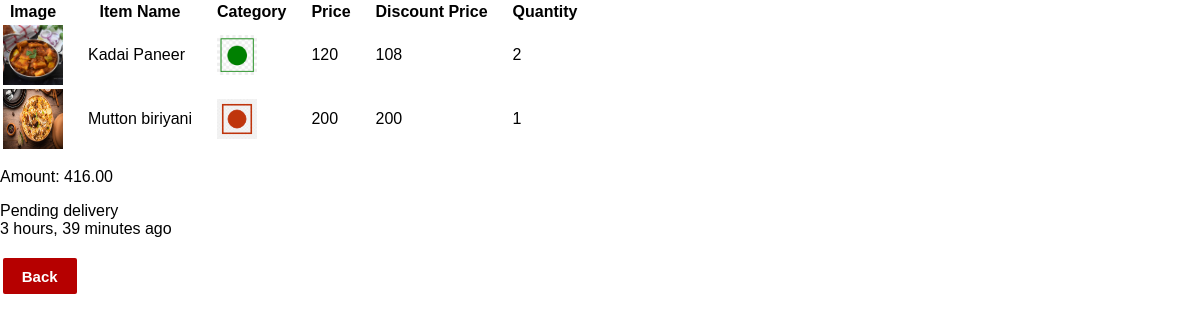
Page /order_view/7/ on the committed database.
### base/models.py (models this page shows, shortened)
class OrderItem(models.Model):
    order = models.ForeignKey(Order, on_delete=models.CASCADE)
    items = models.ForeignKey(Items, on_delete=models.CASCADE)
    quantity = models.IntegerField()

class Items(models.Model):
    class Cusine(models.TextChoices):
        NORTH_INDIAN = 'NORTH INDIAN', 'north indian'
        CHINESE = 'CHINESE', 'chinese'
        SOUTH_INDIAN = 'SOUTH INDIAN', 'south indian'
        WESTERN = 'WESTERN', 'western'
    name = models.CharField(max_length=40)
    price = models.DecimalField(max_digits=5, decimal_places=2)
    description = models.TextField(max_length=200, null=True)
    category = models.CharField(max_length=8, choices=CustomerProfile.Preferences.choices ,default=CustomerProfile.Preferences.VEG)
    image = models.ImageField(upload_to="items/")
    quantity = models.PositiveIntegerField(null=True, validators=[MinValueValidator(0),])
    rating = models.DecimalField(max_digits=3, decimal_places=2, validators=[MinValueValidator(0.0), MaxValueValidator(5.0)], default=0,null=True)
    restaurant = models.ForeignKey(Restaurant,on_delete=models.CASCADE)
    offer = models.IntegerField(validators=[MaxValueValidator(100),MinValueValidator(0)],default=0)
    cusine = models.CharField(max_length=20, choices= Cusine.choices, default= Cusine.SOUTH_INDIAN)

class Order(models.Model):
    created_on = models.DateTimeField(auto_now_add=True)
    items = models.ManyToManyField(Items, related_name="placed", through='OrderItem')
    amount = models.DecimalField(max_digits=5, decimal_places=2)
    deliverer = models.ForeignKey(Deliverer, on_delete=models.DO_NOTHING, null=True)
    customer = models.ForeignKey(Customer, on_delete=models.CASCADE, related_name='foodorder')
    delivered = models.BooleanField(default=False)
    class Meta:
        ordering = ['-created_on',]

### base/views.py (the view)
# urls.py: path('order_view/<str:pk>/', views.viewOrder, name='order-view'),
def viewOrder(request,pk):
    orderitem = OrderItem.objects.all().filter(order_id = pk).select_related('items','order')
    order = Order.objects.get(id=pk)
    return render(request,"base/order_view.html", {'orderitem':orderitem, 'order' : order})

### base/templates/base/order_view.html (shortened to what this page needs)
{%load static%}
{%load mathfilters%}
<head>
    <link rel="stylesheet" href="{%static 'styles/style.css'%}" />
</head>
<body>
    <div>
        <table>
            <tr>
                <th> Image </th>
                <th> Item Name </th>
                <th> Category</th>
                <th> Price </th>
                <th> Discount Price </th>
                <th> Quantity </th>
            </tr>
            {% for item in orderitem %}
                <tr>
                    <td> <img class="menu-item-image" src="{{item.items.image.url }}" width="60px" height="60px"/> </td>
                    <td> {{item.items.name}} </td>
                    <td>
                    {%if item.items.category == 'VEG' %}
                        <img src = "{%static 'images/veg.png'%}" width='40px' height='40px'/>
                    {%else%}
                        <img src = "{%static 'images/nonveg.png'%}" width='40px' height='40px'/>
                    {%endif%}
                    </td>
                    <td> {{item.items.price|floatformat:"0"}} </td>
                    <td class='offer'>
                        {%with off=item.items.price|mul:item.items.offer|div:100%}
                            {{item.items.price|sub:off|floatformat:"0"}}
                        {% endwith %}
                    </td>
                    <td > {{item.quantity}}</td>
                </tr>
            {% endfor %}
        </table>
        <p> Amount: {{order.amount}} </p>
        <div>
            {%if order.delivered%}
                Delivered
            {%else%}
                Pending delivery
            {%endif%}
        </div>
        <div>
            {{order.created_on|timesince}} ago
        </div>
        <div>
            <a href = "{% url 'home' %}" >
                <button class = 'login-button'>
                    Back
                </button>
            </a>
    </div>
</body>

### static/styles/style.css (style rules this page uses)
* { font-family: Arial, Helvetica, sans-serif; }
body { margin:0px; }
.login-button { background-color: rgb(0, 0, 0); color: white; border: none; height: 35px; width: 113; border-radius: 2px; cursor:pointer; margin-right: 8px; }
.login-button { background-color: rgb(182, 0, 0); color: white; height: 36px; width: 74px; font-weight: bold; font-size: 15px; cursor: pointer; margin-left: 2.7px; margin-top: 20; }
tr th,tr td { padding-right: 22; }

### rows in the picture
OrderItem: items.image (picture), items.name "Kadai Paneer", items.price "120", items.price|sub "108", quantity "2"
OrderItem: items.image (picture), items.name "Mutton biriyani", items.price "200", items.price|sub "200", quantity "1"
Order: amount "416.00", created_on "3 hours, 39 minutes"
